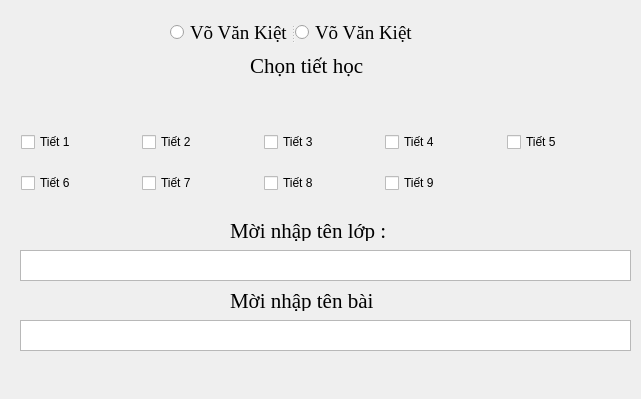
<?xml version="1.0" encoding="UTF-8"?>
<ui version="4.0">
 <class>Maininow</class>
 <widget class="QDialog" name="Maininow">
  <property name="geometry">
   <rect>
    <x>0</x>
    <y>0</y>
    <width>641</width>
    <height>399</height>
   </rect>
  </property>
  <property name="windowTitle">
   <string>Dialog</string>
  </property>
  <widget class="QLabel" name="label">
   <property name="geometry">
    <rect>
     <x>250</x>
     <y>50</y>
     <width>131</width>
     <height>31</height>
    </rect>
   </property>
   <property name="font">
    <font>
     <family>Times New Roman</family>
     <pointsize>16</pointsize>
    </font>
   </property>
   <property name="text">
    <string>Chọn tiết học</string>
   </property>
  </widget>
  <widget class="QSplitter" name="splitter">
   <property name="geometry">
    <rect>
     <x>170</x>
     <y>20</y>
     <width>246</width>
     <height>25</height>
    </rect>
   </property>
   <property name="orientation">
    <enum>Qt::Horizontal</enum>
   </property>
   <widget class="QRadioButton" name="radioButton">
    <property name="font">
     <font>
      <family>Times New Roman</family>
      <pointsize>14</pointsize>
     </font>
    </property>
    <property name="text">
     <string>Võ Văn Kiệt</string>
    </property>
   </widget>
   <widget class="QRadioButton" name="radioButton_2">
    <property name="font">
     <font>
      <family>Times New Roman</family>
      <pointsize>14</pointsize>
     </font>
    </property>
    <property name="text">
     <string>Võ Văn Kiệt 2</string>
    </property>
   </widget>
  </widget>
  <widget class="QTextEdit" name="textEdit">
   <property name="geometry">
    <rect>
     <x>20</x>
     <y>250</y>
     <width>611</width>
     <height>31</height>
    </rect>
   </property>
  </widget>
  <widget class="QTextEdit" name="textEdit_2">
   <property name="geometry">
    <rect>
     <x>20</x>
     <y>320</y>
     <width>611</width>
     <height>31</height>
    </rect>
   </property>
  </widget>
  <widget class="QLabel" name="label_2">
   <property name="geometry">
    <rect>
     <x>230</x>
     <y>220</y>
     <width>161</width>
     <height>21</height>
    </rect>
   </property>
   <property name="font">
    <font>
     <family>Times New Roman</family>
     <pointsize>16</pointsize>
    </font>
   </property>
   <property name="text">
    <string>Mời nhập tên lớp :</string>
   </property>
  </widget>
  <widget class="QLabel" name="label_3">
   <property name="geometry">
    <rect>
     <x>230</x>
     <y>290</y>
     <width>151</width>
     <height>21</height>
    </rect>
   </property>
   <property name="font">
    <font>
     <family>Times New Roman</family>
     <pointsize>16</pointsize>
    </font>
   </property>
   <property name="text">
    <string>Mời nhập tên bài</string>
   </property>
  </widget>
  <widget class="QWidget" name="">
   <property name="geometry">
    <rect>
     <x>21</x>
     <y>117</y>
     <width>601</width>
     <height>91</height>
    </rect>
   </property>
   <layout class="QGridLayout" name="gridLayout">
    <item row="1" column="3">
     <widget class="QCheckBox" name="checkBox_t9">
      <property name="text">
       <string>Tiết 9</string>
      </property>
     </widget>
    </item>
    <item row="1" column="2">
     <widget class="QCheckBox" name="checkBox_t8">
      <property name="text">
       <string>Tiết 8</string>
      </property>
     </widget>
    </item>
    <item row="1" column="1">
     <widget class="QCheckBox" name="checkBox_t7">
      <property name="text">
       <string>Tiết 7</string>
      </property>
     </widget>
    </item>
    <item row="1" column="0">
     <widget class="QCheckBox" name="checkBox_t6">
      <property name="text">
       <string>Tiết 6</string>
      </property>
     </widget>
    </item>
    <item row="0" column="0">
     <widget class="QCheckBox" name="checkBox_t1">
      <property name="text">
       <string>Tiết 1</string>
      </property>
     </widget>
    </item>
    <item row="0" column="1">
     <widget class="QCheckBox" name="checkBox_t2">
      <property name="text">
       <string>Tiết 2</string>
      </property>
     </widget>
    </item>
    <item row="0" column="2">
     <widget class="QCheckBox" name="checkBox_t3">
      <property name="text">
       <string>Tiết 3</string>
      </property>
     </widget>
    </item>
    <item row="0" column="3">
     <widget class="QCheckBox" name="checkBox_t4">
      <property name="text">
       <string>Tiết 4</string>
      </property>
     </widget>
    </item>
    <item row="0" column="4">
     <widget class="QCheckBox" name="checkBox_t5">
      <property name="text">
       <string>Tiết 5</string>
      </property>
     </widget>
    </item>
   </layout>
  </widget>
 </widget>
 <resources/>
 <connections/>
</ui>
